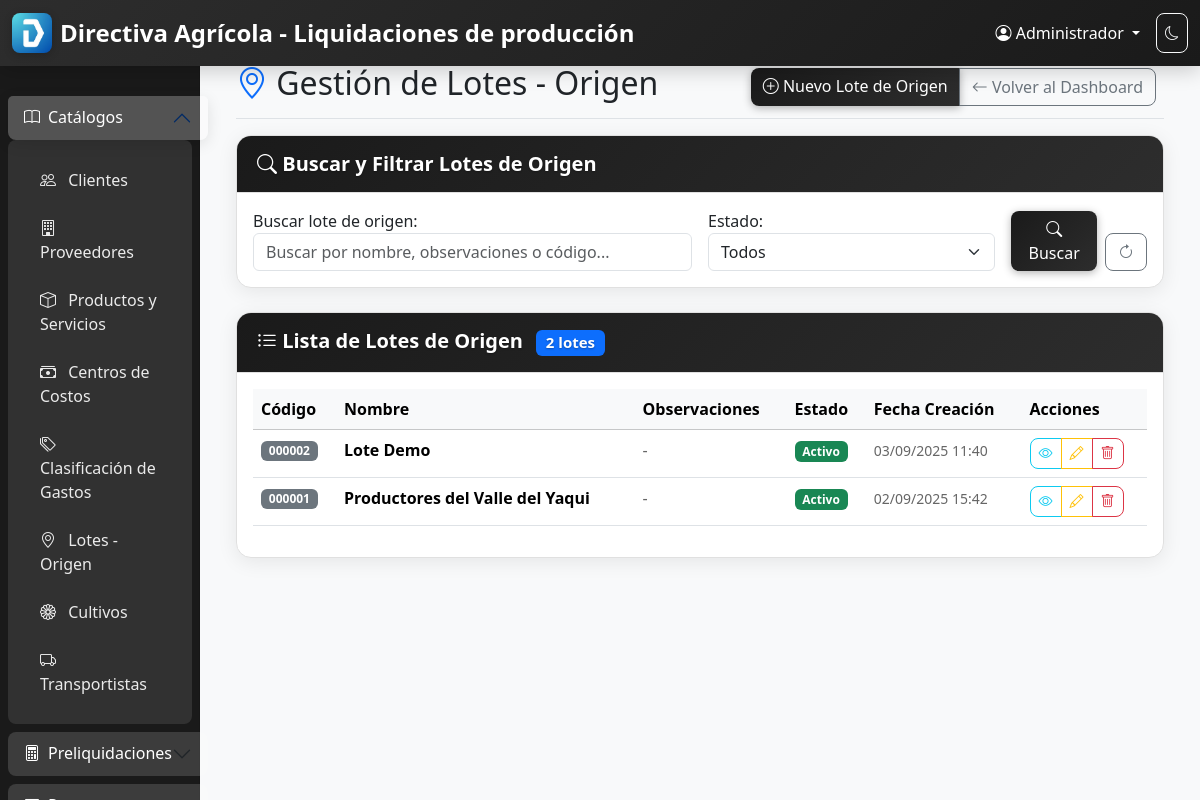
Screenshot of /lotes-origen/ (signed in) with the database file from the repository.
### core/models.py (models this page shows, shortened)
class Usuario(AbstractUser):
    nombre = models.CharField(max_length=100, verbose_name="Nombre completo")
    puesto = models.CharField(max_length=100, verbose_name="Puesto")
    email = models.EmailField(unique=True, verbose_name="Correo electrónico")
    is_admin = models.BooleanField(default=False, verbose_name="Es administrador")
    USERNAME_FIELD = 'username'
    REQUIRED_FIELDS = ['email', 'nombre', 'puesto']
    class Meta:
        verbose_name = "Usuario"
        verbose_name_plural = "Usuarios"
        db_table = 'usuarios'

class LoteOrigen(models.Model):
    codigo = models.AutoField(
        primary_key=True,
        verbose_name="Código"
    )
    nombre = models.CharField(
        max_length=200,
        verbose_name="Nombre",
        help_text="Nombre del lote de origen"
    )
    observaciones = models.TextField(
        blank=True,
        null=True,
        verbose_name="Observaciones",
        help_text="Observaciones adicionales sobre el lote de origen"
    )
    activo = models.BooleanField(
        default=True,
        verbose_name="Activo",
        help_text="Indica si el lote de origen está activo en el sistema"
    )
    fecha_creacion = models.DateTimeField(auto_now_add=True, verbose_name="Fecha de creación")
    fecha_modificacion = models.DateTimeField(auto_now=True, verbose_name="Fecha de modificación")
    usuario_creacion = models.ForeignKey(
        Usuario,
        on_delete=models.PROTECT,
        related_name='lotes_origen_creados',
        verbose_name="Usuario que creó el registro"
    )
    usuario_modificacion = models.ForeignKey(
        Usuario,
        on_delete=models.PROTECT,
        related_name='lotes_origen_modificados',
        verbose_name="Usuario que modificó el registro",
        blank=True,
        null=True
    )
    class Meta:
        verbose_name = "Lote de Origen"
        verbose_name_plural = "Lotes de Origen"
        db_table = 'lotes_origen'
        ordering = ['nombre']
        indexes = [
            models.Index(fields=['nombre']),
            models.Index(fields=['activo']),
        ]

### core/views.py (the view)
# urls.py: path('lotes-origen/', LoteOrigenListView.as_view(), name='lote_origen_list'),
class LoteOrigenListView(LoginRequiredMixin, ListView):
    model = LoteOrigen
    template_name = 'core/lote_origen_list.html'
    context_object_name = 'lotes_origen'
    paginate_by = 20
    def get_queryset(self):
        queryset = LoteOrigen.objects.select_related('usuario_creacion').all()
        form = LoteOrigenSearchForm(self.request.GET)
        if form.is_valid():
            busqueda = form.cleaned_data.get('busqueda')
            activo = form.cleaned_data.get('activo')
            if busqueda:
                queryset = queryset.filter(
                    Q(nombre__icontains=busqueda) |
                    Q(observaciones__icontains=busqueda) |
                    Q(codigo__icontains=busqueda)
                )
            if activo != '':
                queryset = queryset.filter(activo=activo == '1')
        return queryset.order_by('-fecha_creacion')
    def get_context_data(self, **kwargs):
        context = super().get_context_data(**kwargs)
        context['search_form'] = LoteOrigenSearchForm(self.request.GET)
        context['title'] = 'Gestión de Lotes - Origen'
        return context

### templates/core/lote_origen_list.html (shortened to what this page needs)
{% extends 'base.html' %}
{% block content %}
<div class="container-fluid">
    <div class="d-flex justify-content-between flex-wrap flex-md-nowrap align-items-center pt-3 pb-2 mb-3 border-bottom">
        <h1 class="h2">
            <i class="bi bi-geo-alt text-primary"></i>
            Gestión de Lotes - Origen
        </h1>
        <div class="btn-toolbar mb-2 mb-md-0">
            <div class="btn-group me-2">
                <a href="{% url 'core:lote_origen_create' %}" class="btn btn-primary">
                    <i class="bi bi-plus-circle"></i> Nuevo Lote de Origen
                </a>
                <a href="{% url 'core:dashboard' %}" class="btn btn-outline-secondary">
                    <i class="bi bi-arrow-left"></i> Volver al Dashboard
                </a>
            </div>
        </div>
    </div>
    <div class="card mb-4">
        <div class="card-header">
            <h5 class="card-title mb-0">
                <i class="bi bi-search"></i> Buscar y Filtrar Lotes de Origen
            </h5>
        </div>
        <div class="card-body">
            <form method="get" class="row g-3">
                <div class="col-md-6">
                    {{ search_form.busqueda.label_tag }}
                    {{ search_form.busqueda }}
                </div>
                <div class="col-md-4">
                    {{ search_form.activo.label_tag }}
                    {{ search_form.activo }}
                </div>
                <div class="col-md-2 d-flex align-items-end">
                    <button type="submit" class="btn btn-primary me-2">
                        <i class="bi bi-search"></i> Buscar
                    </button>
                    <a href="{% url 'core:lote_origen_list' %}" class="btn btn-outline-secondary">
                        <i class="bi bi-arrow-clockwise"></i>
                    </a>
                </div>
            </form>
        </div>
    </div>
    <div class="card">
        <div class="card-header">
            <h5 class="card-title mb-0">
                <i class="bi bi-list-ul"></i> Lista de Lotes de Origen
                <span class="badge bg-primary ms-2">{{ lotes_origen|length }} lote{{ lotes_origen|length|pluralize:"s" }}</span>
            </h5>
        </div>
        <div class="card-body">
            {% if lotes_origen %}
                <div class="table-responsive">
                    <table class="table table-hover">
                        <thead class="table-light">
                            <tr>
                                <th>Código</th>
                                <th>Nombre</th>
                                <th>Observaciones</th>
                                <th>Estado</th>
                                <th>Fecha Creación</th>
                                <th>Acciones</th>
                            </tr>
                        </thead>
                        <tbody>
                            {% for lote_origen in lotes_origen %}
                            <tr>
                                <td>
                                    <span class="badge bg-secondary">{{ lote_origen.codigo|stringformat:"06d" }}</span>
                                </td>
                                <td>
                                    <strong>{{ lote_origen.nombre }}</strong>
                                </td>
                                <td>
                                    {% if lote_origen.observaciones %}
                                        <span class="text-muted" title="{{ lote_origen.observaciones }}">
                                            {{ lote_origen.observaciones|truncatechars:50 }}
                                        </span>
                                    {% else %}
                                        <span class="text-muted">-</span>
                                    {% endif %}
                                </td>
                                <td>
                                    {% if lote_origen.activo %}
                                        <span class="badge bg-success">Activo</span>
                                    {% else %}
                                        <span class="badge bg-danger">Inactivo</span>
                                    {% endif %}
                                </td>
                                <td>
                                    <small class="text-muted">
                                        {{ lote_origen.fecha_creacion|date:"d/m/Y H:i" }}
                                    </small>
                                </td>
                                <td>
                                    <div class="btn-group btn-group-sm" role="group">
                                        <a href="{% url 'core:lote_origen_detail' lote_origen.pk %}" class="btn btn-outline-info" title="Ver detalles">
                                            <i class="bi bi-eye"></i>
                                        </a>
                                        <a href="{% url 'core:lote_origen_update' lote_origen.pk %}" class="btn btn-outline-warning" title="Editar">
                                            <i class="bi bi-pencil"></i>
                                        </a>
                                        <a href="{% url 'core:lote_origen_delete' lote_origen.pk %}" class="btn btn-outline-danger" title="Eliminar">
                                            <i class="bi bi-trash"></i>
                                        </a>
                                    </div>
                                </td>
                            </tr>
                            {% endfor %}
                        </tbody>
                    </table>
                </div>
            {% endif %}
        </div>
    </div>
</div>
{% endblock %}

### templates/base.html (shortened to what this page needs)
{% load static %}
{% load cache_utils %}
<!DOCTYPE html>
<html lang="es">
<head>
    <link href="https://cdn.jsdelivr.net/npm/bootstrap@5.3.2/dist/css/bootstrap.min.css" rel="stylesheet">
    <link href="https://cdn.jsdelivr.net/npm/bootstrap-icons@1.11.1/font/bootstrap-icons.css" rel="stylesheet">
    <link href="{% static_with_timestamp 'css/style.css' %}" rel="stylesheet">
</head>
<body>
    <nav class="navbar navbar-expand-lg navbar-dark bg-primary fixed-top">
        <div class="container-fluid">
            <div class="navbar-brand d-flex align-items-center">
                <img src="/static/images/LogoDirectiva.png" alt="Logo Directiva Agrícola" height="40" class="me-2">
                <span class="fw-bold">Directiva Agrícola - Liquidaciones de producción</span>
            </div>
            <div class="navbar-nav ms-auto">
                <div class="nav-item dropdown">
                    <a class="nav-link dropdown-toggle text-white" href="#" role="button" data-bs-toggle="dropdown">
                        <i class="bi bi-person-circle"></i> {{ user.nombre|default:user.username }}
                    </a>
                </div>
            </div>
        </div>
    </nav>
    <div class="container-fluid">
        <div class="row">
            <nav id="sidebar" class="col-md-3 col-lg-2 d-md-block bg-light sidebar collapse">
                <div class="position-sticky pt-5">
                    <div class="accordion" id="sidebarAccordion">
                        <div class="accordion-item">
                            <h2 class="accordion-header" id="catalogosHeader">
                                <button class="accordion-button" type="button" data-bs-toggle="collapse" data-bs-target="#catalogosCollapse" aria-expanded="true" aria-controls="catalogosCollapse">
                                    <i class="bi bi-book me-2"></i>
                                    Catálogos
                                </button>
                            </h2>
                            <div id="catalogosCollapse" class="accordion-collapse collapse show" aria-labelledby="catalogosHeader" data-bs-parent="#sidebarAccordion">
                                <div class="accordion-body">
                                    <ul class="nav flex-column">
                                        <li class="nav-item">
                                            <a class="nav-link" href="{% url 'core:cliente_list' %}">
                                                <i class="bi bi-people"></i> Clientes
                                            </a>
                                        </li>
                                        <li class="nav-item">
                                            <a class="nav-link" href="{% url 'core:proveedor_list' %}">
                                                <i class="bi bi-building"></i> Proveedores
                                            </a>
                                        </li>
                                        <li class="nav-item">
                                            <a class="nav-link" href="{% url 'core:producto_servicio_list' %}">
                                                <i class="bi bi-box"></i> Productos y Servicios
                                            </a>
                                        </li>
                                        <li class="nav-item">
                                            <a class="nav-link" href="{% url 'core:centro_costo_list' %}">
                                                <i class="bi bi-cash-stack"></i> Centros de Costos
                                            </a>
                                        </li>
                                        <li class="nav-item">
                                            <a class="nav-link" href="{% url 'core:clasificacion_gasto_list' %}">
                                                <i class="bi bi-tags"></i> Clasificación de Gastos
                                            </a>
                                        </li>
                                        <li class="nav-item">
                                            <a class="nav-link" href="{% url 'core:lote_origen_list' %}">
                                                <i class="bi bi-geo-alt"></i> Lotes - Origen
                                            </a>
                                        </li>
                                        <li class="nav-item">
                                            <a class="nav-link" href="{% url 'core:cultivo_list' %}">
                                                <i class="bi bi-flower1"></i> Cultivos
                                            </a>
                                        </li>
                                        <li class="nav-item">
                                            <a class="nav-link" href="{% url 'core:transportista_list' %}">
                                                <i class="bi bi-truck"></i> Transportistas
                                            </a>
                                        </li>
                                    </ul>
                                </div>
                            </div>
                        </div>
                        <div class="accordion-item">
                            <h2 class="accordion-header" id="preliquidacionesHeader">
                                <button class="accordion-button collapsed" type="button" data-bs-toggle="collapse" data-bs-target="#preliquidacionesCollapse" aria-expanded="false" aria-controls="preliquidacionesCollapse">
                                    <i class="bi bi-calculator me-2"></i>
                                    Preliquidaciones
                                </button>
                            </h2>
                        </div>
                        <div class="accordion-item">
                            <h2 class="accordion-header" id="presupuestosHeader">
                                <button class="accordion-button collapsed" type="button" data-bs-toggle="collapse" data-bs-target="#presupuestosCollapse" aria-expanded="false" aria-controls="presupuestosCollapse">
                                </button>
                            </h2>
                        </div>
                    </div>
                </div>
            </nav>
            <main class="col-md-9 ms-sm-auto col-lg-10 px-md-4">
                <div class="pt-5">
                    {% block content %}{% endblock %}
                </div>
            </main>
        </div>
    </div>
</body>
</html>

### rows the page displays
Usuario: nombre "Administrador"
LoteOrigen: codigo "000002", nombre "Lote Demo", activo "Activo", fecha_creacion "03/09/2025 11:40"
LoteOrigen: codigo "000001", nombre "Productores del Valle del Yaqui", activo "Activo", fecha_creacion "02/09/2025 15:42"

### other values shown
{{ search_form.busqueda.label_tag }} "Buscar lote de origen:"
{{ search_form.activo.label_tag }} "Estado:"
{{ lotes_origen|length }} "2"
